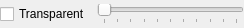
<?xml version="1.0" encoding="UTF-8"?>
<ui version="4.0">
 <class>TransparencyWidget</class>
 <widget class="QWidget" name="TransparencyWidget">
  <property name="geometry">
   <rect>
    <x>0</x>
    <y>0</y>
    <width>244</width>
    <height>28</height>
   </rect>
  </property>
  <layout class="QHBoxLayout" name="horizontalLayout">
   <property name="leftMargin">
    <number>0</number>
   </property>
   <property name="topMargin">
    <number>1</number>
   </property>
   <property name="rightMargin">
    <number>0</number>
   </property>
   <property name="bottomMargin">
    <number>1</number>
   </property>
   <item>
    <widget class="QCheckBox" name="checkBox">
     <property name="text">
      <string>Transparent</string>
     </property>
    </widget>
   </item>
   <item>
    <widget class="SliderWithValue" name="horizontalSlider">
     <property name="enabled">
      <bool>false</bool>
     </property>
     <property name="minimumSize">
      <size>
       <width>140</width>
       <height>0</height>
      </size>
     </property>
     <property name="maximumSize">
      <size>
       <width>151</width>
       <height>16777215</height>
      </size>
     </property>
     <property name="minimum">
      <number>0</number>
     </property>
     <property name="maximum">
      <number>100</number>
     </property>
     <property name="orientation">
      <enum>Qt::Horizontal</enum>
     </property>
     <property name="tickPosition">
      <enum>QSlider::TicksBelow</enum>
     </property>
     <property name="tickInterval">
      <number>10</number>
     </property>
    </widget>
   </item>
  </layout>
 </widget>
 <customwidgets>
  <customwidget>
   <class>SliderWithValue</class>
   <extends>QSlider</extends>
   <header>sliderwithvalue.h</header>
  </customwidget>
 </customwidgets>
 <resources/>
 <connections>
  <connection>
   <sender>checkBox</sender>
   <signal>toggled(bool)</signal>
   <receiver>horizontalSlider</receiver>
   <slot>setEnabled(bool)</slot>
   <hints>
    <hint type="sourcelabel">
     <x>54</x>
     <y>18</y>
    </hint>
    <hint type="destinationlabel">
     <x>119</x>
     <y>17</y>
    </hint>
   </hints>
  </connection>
 </connections>
</ui>
